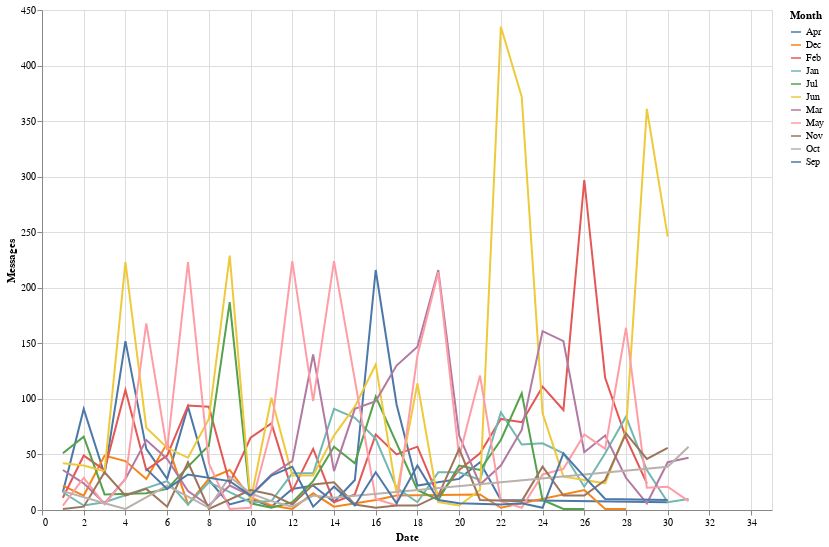

Notebook cell for this chart:
### Code cell
# Creating a new data frame which has message count per day 

df1=pd.DataFrame(data1["Messages"].groupby([data1.Month,data1.Date.dt.day]).count())

# Resting index
df1.reset_index(inplace=True)

# Binding Values for our dropdown 
input_dropdown1 = alt.binding_select(options=list(set(df1.Month.unique())))

#selection 
selected_points1 = alt.selection_single(fields=['Month'], bind=input_dropdown1, name='Select')

# color  
color = alt.condition(selected_points1,alt.Color('Month:N'),alt.value('transparent'))

# define Chart
alt.Chart(df1, width=730, height=500).mark_line().encode(
x='Date:Q',
y='Messages',
color=color,
tooltip='Month:Q'
).add_selection(selected_points1)

### Figure 1 — Vega-Lite specification as saved in the notebook (floating-point values rounded to 4 significant figures; data arrays with more than 128 entries replaced by an {"elided": "..."} marker saying what was removed)
{"config": {"view": {"continuousWidth": 400, "continuousHeight": 300}}, "data": {"name": "data-5221e94dc8f9464736d12f58bc86caa8"}, "mark": "line", "encoding": {"color": {"condition": {"type": "nominal", "field": "Month", "selection": "Select"}, "value": "transparent"}, "tooltip": {"type": "quantitative", "field": "Month"}, "x": {"type": "quantitative", "field": "Date"}, "y": {"type": "quantitative", "field": "Messages"}}, "height": 500, "selection": {"Select": {"type": "single", "fields": ["Month"], "bind": {"input": "select", "options": ["Oct", "Dec", "Sep", "Apr", "Mar", "Feb", "Nov", "Jul", "Jan", "Jun", "May"]}}}, "width": 730, "$schema": "https://vega.github.io/schema/vega-lite/v4.8.1.json", "datasets": {"data-5221e94dc8f9464736d12f58bc86caa8": {"elided": "279 records"}}}
